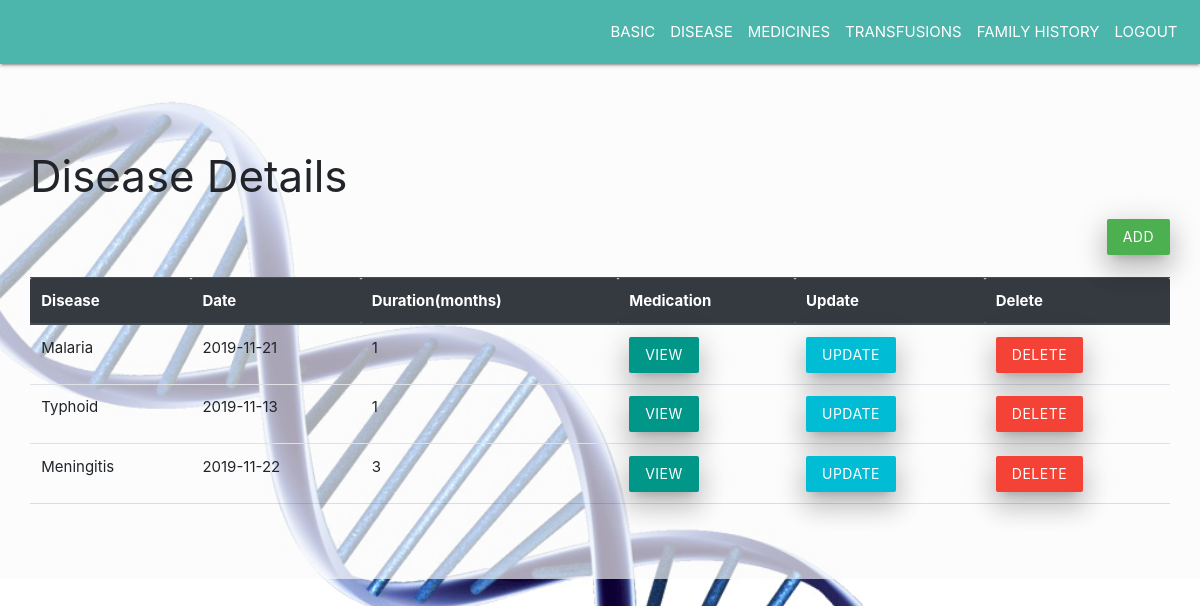
The page /patient/diseases/2408256975 on the database its author committed.
### tables this page shows
CREATE TABLE disease
            (d_id integer primary key autoincrement,p_id number,name text,date text,duration number,constraint fk1 foreign key(p_id) references patient(p_id) on delete cascade);

### app1.py (the view)
@app.route('/patient/diseases/<pid>')
def patientdiseases(pid):
    con=sql.connect('database.db')
    cur=con.cursor()
    p_id=pid
    res=cur.execute("select * from disease where p_id=(?)",(p_id,)).fetchall()
    return render_template('patientdiseases.html',res=res,p_id=p_id)

### templates/patientdiseases.html (shortened to what this page needs)
<!DOCTYPE html>
    <head>
        <link rel="stylesheet" href="https://stackpath.bootstrapcdn.com/bootstrap/4.3.1/css/bootstrap.min.css">
        <link rel="stylesheet" href="https://cdnjs.cloudflare.com/ajax/libs/materialize/1.0.0/css/materialize.min.css">
    </head>
    <body>
        <nav class="navbar navbar-expand-sm teal lighten-2 justify-content-end">
                <ul class="navbar-nav">
                    <li class="nav-item">
                    <a class="nav-link" href="{{ url_for('patientbasic',pid=p_id) }}">BASIC</a>
                    </li>
                    <li class="nav-item">
                    <a class="nav-link" href="{{ url_for('patientdiseases',pid=p_id) }}">DISEASE</a>
                    </li>
                    <li class="nav-item">
                    <a class="nav-link" href="{{ url_for('patientsurgeries',pid=p_id) }}">MEDICINES</a>
                    </li>
                    <li class="nav-item">
                    <a class="nav-link" href="{{ url_for('patienttransfusions',pid=p_id) }}">TRANSFUSIONS</a>
                    </li>
                    <li class="nav-item">
                    <a class="nav-link" href="{{ url_for('patientfamilyhistory',pid=p_id) }}">FAMILY HISTORY</a>
                    </li>
                    <li class="nav-item">
                    <a class="nav-link" href="/">LOGOUT</a>
                    </li>
            </ul>
        </nav>
        <div class="jumbotron" style="background:rgba(250, 250, 250, 0.658) ;">
            <h3>Disease Details</h3>
            <div class="d-flex justify-content-end"><a href="{{ url_for('adddiseases',pid=p_id)}}" class="waves-effect waves-light green btn z-depth-4">ADD</a></div><br/>
            <table class="table">
                    <thead class="thead-dark">
                      <tr>
                        <th>Disease</th>
                        <th>Date</th>
                        <th>Duration(months)</th>
                        <th>Medication</th>
                        <th>Update</th>
                        <th>Delete</th>
                      </tr>
                    </thead>
                    <tbody>
                        {% for row in res %}
                      <tr>
                        <td>{{ row[2] }}</td>
                        <td>{{ row[3] }}</td>
                        <td>{{ row[4] }}</td>
                        <td><a href="{{ url_for('patientmedication',pid=p_id,did=row[0]) }}" class="waves-effect teal waves-light btn z-depth-4">View</a></td>
                        <td><a href="{{ url_for('updatediseases',pid=p_id,did=row[0]) }}" class="waves-effect  cyan swaves-light btn z-depth-4">Update</a></td>
                        <td><a href="{{ url_for('deletediseases',pid=p_id,did=row[0]) }}" class="waves-effect waves-light red btn z-depth-4">Delete</a></td>
                      </tr>
                      {% endfor %}
                    </tbody>
                  </table>
        </div>
    </body>
</html>

### templates/patientdiseases.html (style rules this page uses)
body { background-image: url('/static/bg.png'); background-size: cover; background-position: center; }

### rows shown on the page
disease: name "Malaria", date "2019-11-21", duration "1"
disease: name "Typhoid", date "2019-11-13", duration "1"
disease: name "Meningitis", date "2019-11-22", duration "3"
